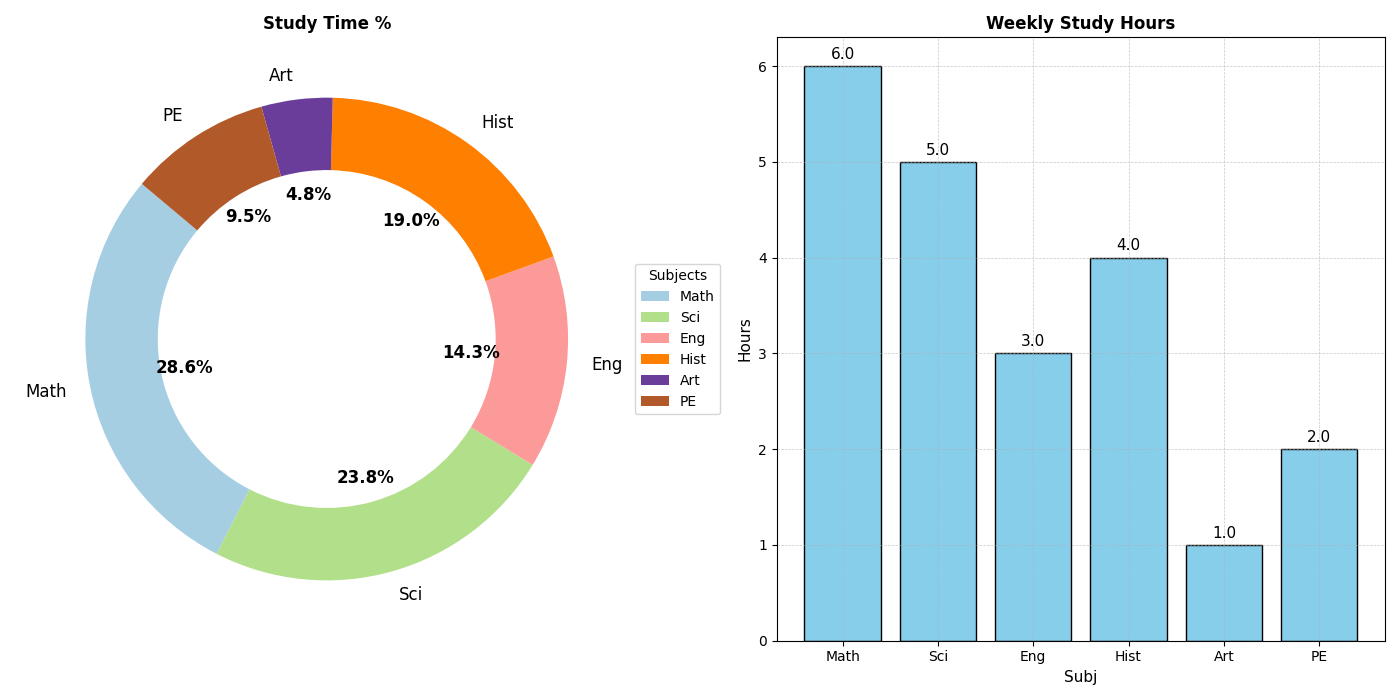

Write the Python code that produced this figure.
import numpy as np
import matplotlib.pyplot as plt

subjects = ['Math', 'Sci', 'Eng', 'Hist', 'Art', 'PE']
study_hours = np.array([6, 5, 3, 4, 1, 2])

fig, ax = plt.subplots(1, 2, figsize=(14, 7))

total_study_time = np.sum(study_hours)
study_proportions = study_hours / total_study_time

colors = plt.cm.Paired(np.linspace(0, 1, len(subjects)))
wedges, texts, autotexts = ax[0].pie(study_proportions, labels=subjects, autopct='%1.1f%%', colors=colors, startangle=140, textprops={'fontsize': 12}, wedgeprops=dict(width=0.3))
ax[0].set_title('Study Time %', fontweight='bold', fontsize=12)
plt.setp(autotexts, size=12, weight='bold')
ax[0].legend(wedges, subjects, title="Subjects", loc="center left", bbox_to_anchor=(1, 0, 0.5, 1))

bars = ax[1].bar(subjects, study_hours, color='skyblue', edgecolor='black')
ax[1].set_title('Weekly Study Hours', fontweight='bold', fontsize=12)
ax[1].set_xlabel('Subj', fontsize=11)
ax[1].set_ylabel('Hours', fontsize=11)
ax[1].grid(True, linestyle='--', linewidth=0.5, alpha=0.7)

for bar in bars:
    height = bar.get_height()
    ax[1].annotate(f'{height:.1f}', 
                   xy=(bar.get_x() + bar.get_width() / 2, height), 
                   xytext=(0, 3), 
                   textcoords='offset points', 
                   ha='center', va='bottom', fontsize=11, color='black')

plt.tight_layout()
plt.show()
